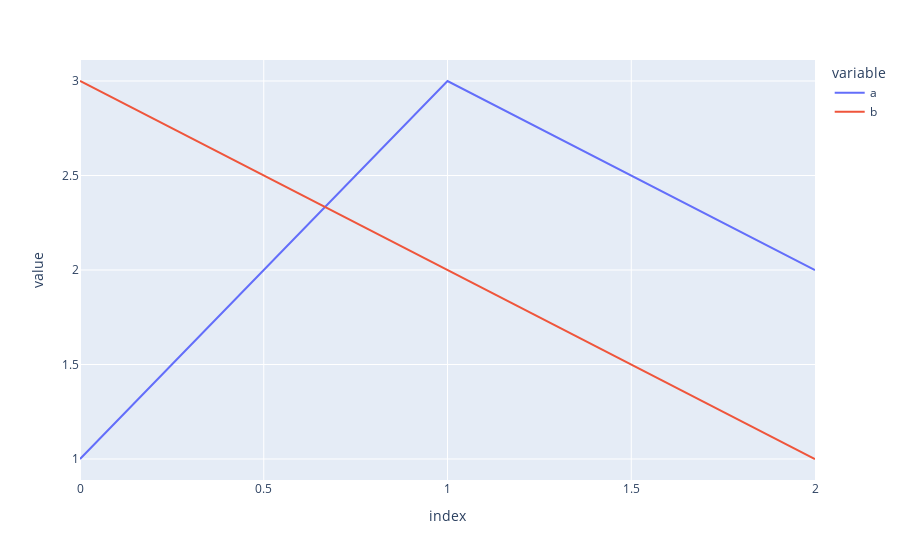

The notebook cell this image was saved under:
### Code cell
import pandas as pd

pd.options.plotting.backend = "plotly"

df = pd.DataFrame(dict(a=[1, 3, 2], b=[3, 2, 1]))
fig = df.plot()
fig.write_html("example.html")
fig.show()

### Figure 1 — Plotly figure (JSON) as saved in the notebook; plotly's stock layout.template omitted (floating-point values rounded to 4 significant figures)
{"data": [{"hovertemplate": "variable=a<br>index=%{x}<br>value=%{y}<extra></extra>", "legendgroup": "a", "line": {"color": "#636efa", "dash": "solid"}, "marker": {"symbol": "circle"}, "mode": "lines", "name": "a", "orientation": "v", "showlegend": true, "type": "scatter", "x": [0, 1, 2], "xaxis": "x", "y": [1, 3, 2], "yaxis": "y"}, {"hovertemplate": "variable=b<br>index=%{x}<br>value=%{y}<extra></extra>", "legendgroup": "b", "line": {"color": "#EF553B", "dash": "solid"}, "marker": {"symbol": "circle"}, "mode": "lines", "name": "b", "orientation": "v", "showlegend": true, "type": "scatter", "visible": true, "x": [0, 1, 2], "xaxis": "x", "y": [3, 2, 1], "yaxis": "y"}], "layout": {"autosize": true, "legend": {"title": {"text": "variable"}, "tracegroupgap": 0}, "margin": {"t": 60}, "xaxis": {"anchor": "y", "autorange": true, "domain": [0, 1], "range": [0, 2], "title": {"text": "index"}, "type": "linear"}, "yaxis": {"anchor": "x", "autorange": true, "domain": [0, 1], "range": [0.8889, 3.111], "title": {"text": "value"}, "type": "linear"}}}
